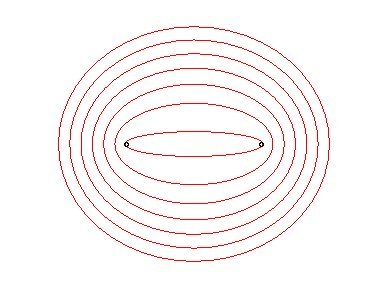
#> input picture Random/img.jpg, 388 x 288 px, given in place of the camera
$ python harsh.py
#> lines starting #> are read from the running program, lines starting #| are printed output that depends on the picture; after the words box and inside, x2 and y2 are one past the last pixel; in counts of white or black regions, pixels touching at a corner belong together
import cv2
import numpy as np

cap = cv2.VideoCapture(0)

while True:
    _, frame = cap.read()
#> frame is the input picture: shape (288, 388, 3); mean B, G, R 245.8, 246, 250.3
    key = cv2.waitKey(1)
#> (key Esc is pressed here)
    hsv_frame = cv2.cvtColor(frame, cv2.COLOR_BGR2HSV)
#> hsv_frame: shape (288, 388, 3); mean H, S, V 43.8, 8.9, 251
    low_red = np.array([170, 85, 110])
    high_red = np.array([180, 255, 255])
    red_mask = cv2.inRange(hsv_frame, low_red, high_red)
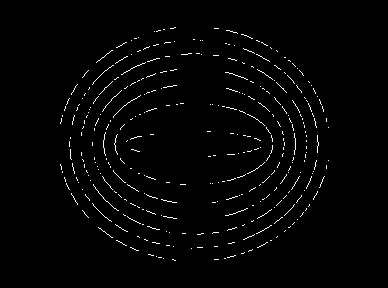
#> red_mask: shape (288, 388); 1.7% white in thin lines or dots, all inside (x1, y1, x2, y2) = (60, 27, 329, 261)
    low_red_1 = np.array([0, 85, 110])
    high_red_1 = np.array([9, 255, 255])
    red_mask_2 = cv2.inRange(hsv_frame, low_red_1, high_red_1)
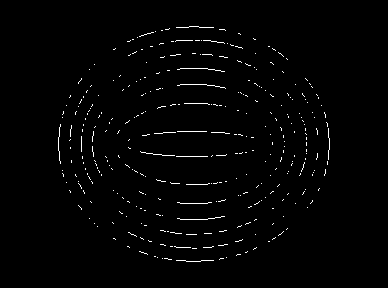
#> red_mask_2: shape (288, 388); 1.4% white in thin lines or dots, all inside (x1, y1, x2, y2) = (58, 26, 330, 262)
    full_red = red_mask + red_mask_2
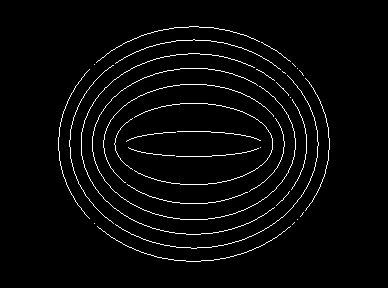
#> full_red: shape (288, 388); 3.1% white in thin lines or dots, all inside (x1, y1, x2, y2) = (58, 26, 330, 262)
    # blue
    low_blue = np.array([94, 80, 2])
    high_blue = np.array([126, 255, 255])
    blue_mask = cv2.inRange(hsv_frame, low_blue, high_blue)
#> blue_mask: shape (288, 388); every value is 0
    #blue = cv2.bitwise_and(frame, frame, mask=blue_mask)
    full_blue = blue_mask
    low_green = np.array([49, 30, 45])
    high_green = np.array([85, 255, 255])
    green_mask = cv2.inRange(hsv_frame, low_green, high_green)
    green = cv2.bitwise_and(frame, frame, mask=green_mask)
#> green: shape (288, 388, 3); every value is 0
    full_green = green_mask
    low_yellow = np.array([30, 40, 50])
    high_yellow = np.array([40, 255, 255])
    yellow_mask = cv2.inRange(hsv_frame, low_yellow, high_yellow)
    yellow = cv2.bitwise_and(frame, frame, mask=yellow_mask)
    full_yellow = yellow_mask
    # orange
    low_orange = np.array([9, 90, 90])
    high_orange = np.array([11, 255, 255])
    orange_mask = cv2.inRange(hsv_frame, low_orange, high_orange)
    full_orange = orange_mask
    full_coul = full_orange+full_yellow+full_blue+full_green+full_red
    full_meow = cv2.bitwise_and(frame, frame, mask=full_coul)
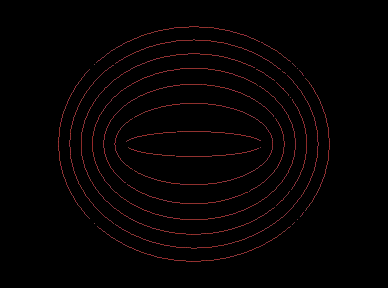
#> full_meow: shape (288, 388, 3); mean B, G, R 1.6, 1.5, 4.2
    frame_gaussian = cv2.GaussianBlur(full_coul, (5, 5), 2, 2)
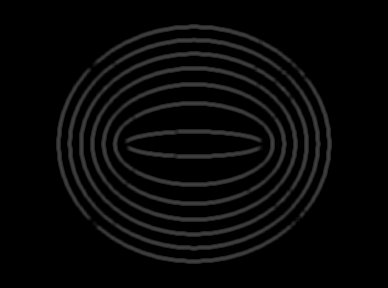
#> frame_gaussian: shape (288, 388); min 0, max 67, mean 7.9

    circles = cv2.HoughCircles(frame_gaussian, cv2.HOUGH_GRADIENT, 1, frame_gaussian.shape[0] / 8, param1=100, param2=18, minRadius=10, maxRadius=100)
#> circles = 36 rows, first 8: [178.5, 129.5, 99.4], [215.5, 146.5, 99.4], [179.5, 165.5, 92.8], [210.5, 105.5, 79.6], [209.5, 185.5, 82.9], [250.5, 156.5, 77.4], [145.5, 148.5, 77.4], [244.5, 120.5, 76.3]
    if circles is not None:
        circles = np.round(circles[0, :]).astype("int")
#> circles = 36 rows, first 8: [178, 130, 99], [216, 146, 99], [180, 166, 93], [210, 106, 80], [210, 186, 83], [250, 156, 77], [146, 148, 77], [244, 120, 76]
        cv2.circle(frame, center=(circles[0, 0], circles[0, 1]), radius=circles[0, 2], color=(0, 0, 0), thickness=2)
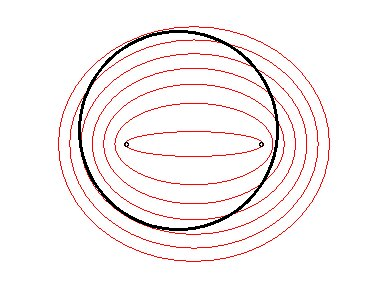
#> frame: shape (288, 388, 3); 1.67% of pixels changed, all inside (x1, y1, x2, y2) = (78, 30, 279, 231)
        #cv2.line(frame, (circles[0, 0], circles[0, 1]), (width // 2, height // 2), (0, 255, 0), 3)
        circles = np.uint16(np.around(circles))
        for i in circles[0, :]:
            # draw the outer circle
#> (the run stopped early here; a loop or call above may not have finished)
